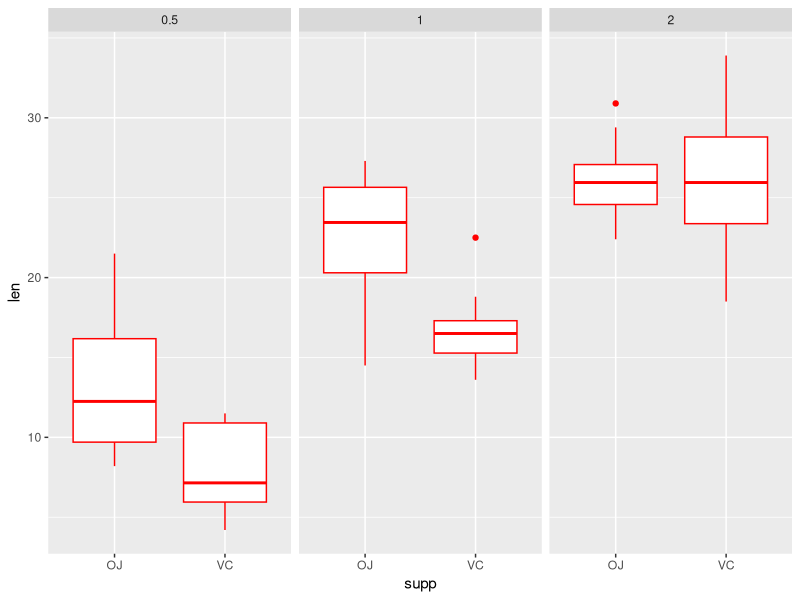
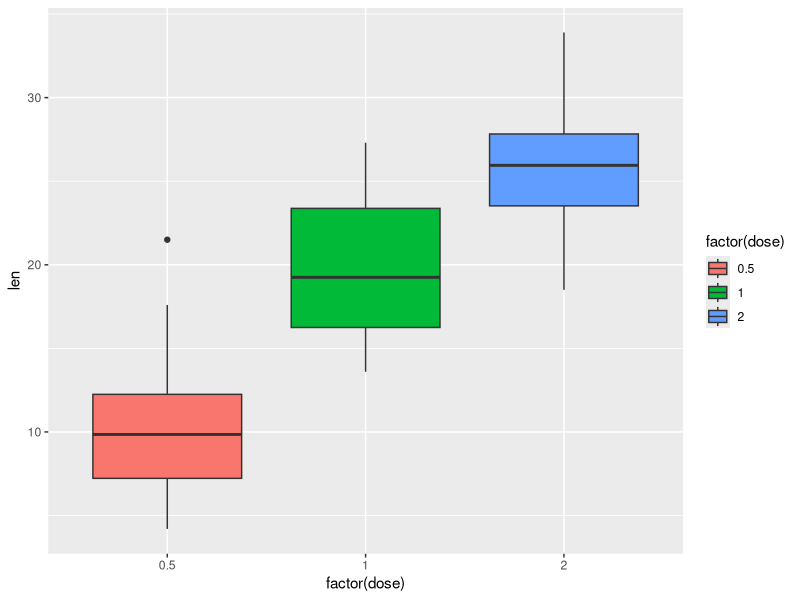
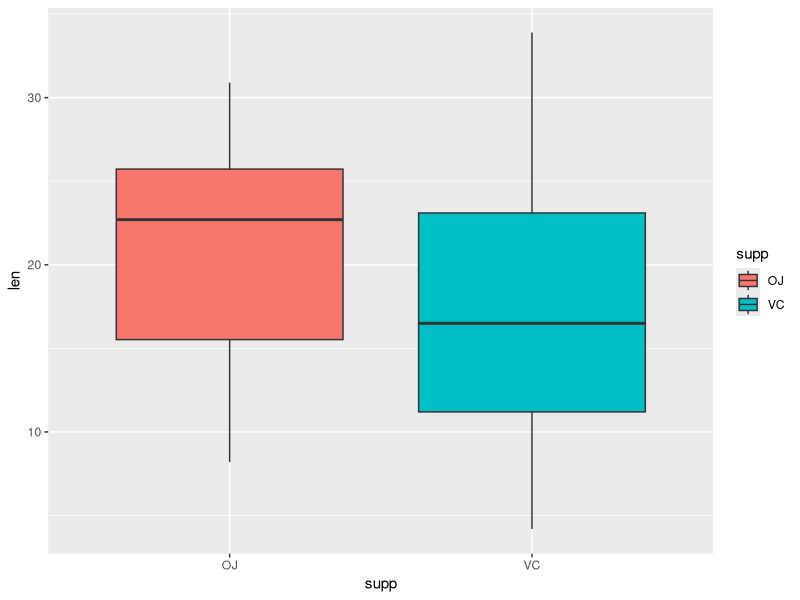

These charts were generated, in order, by the following R code: (Note: this script raises an error after producing the figures.)
## ---- chunk 1
library(datasets)
library(ggplot2)
## ---- chunk 2
data(ToothGrowth)
df <- ToothGrowth
summary(df)
## ---- chunk 3
head(df)
## ---- chunk 4
unique(df$len)
## ---- chunk 5
unique(df$supp)
## ---- chunk 6
unique(df$dose)
## ---- chunk 7
by(df$len, INDICES = list(df$supp, df$dose), summary)
## ---- chunk 8
g <- ggplot(df, aes(supp,len))
g + geom_boxplot(color = "red") +
  facet_grid(.~dose)
## ---- chunk 9
g <- ggplot(df, aes(x = factor(dose), y = len))
g + geom_boxplot(aes(fill = factor(dose)))
## ---- chunk 10
g <- ggplot(df, aes(x = supp, y = len))
g + geom_boxplot(aes(fill = supp))
## ---- chunk 11
t.test(len ~ supp, paired = FALSE, val.equal = F, data = df)
## ---- chunk 12
d1 <- subset(df, dose %in% c(0.5, 1.0))
d2 <- subset(df, dose %in% c(0.5, 2.0))
d3 <- subset(df, dose %in% c(1.0, 2.0))
t.test(len ~ dose, paired = F, var.equal = F, data = d1)
## ---- chunk 13
t.test(len ~ dose, paired = F, var.equal = F, data = d2)
## ---- chunk 14
t.test(len ~ dose, paired = F, var.equal = F, data = d3)
## ---- chunk 15
d4 <- subset(df, dose == 0.5)
d5 <- subset(df, dose == 1.0)
d6 <- subset(df, dose == 2.0)
t.test( len ~ supp, paired = F, var.equal = F,  data = d4)
## ---- chunk 16
t.test( len ~ supp, paired = F, var.equal = F,  data = d5)
## ---- chunk 17
t.test( len ~ supp, paired = F, var.equal = F,  data = d6)
